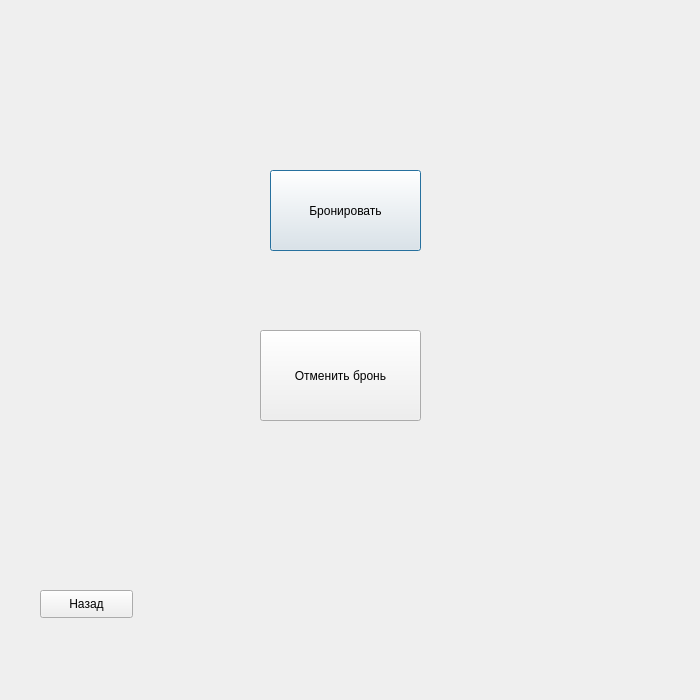
<?xml version="1.0" encoding="UTF-8"?>
<ui version="4.0">
 <class>booking</class>
 <widget class="QDialog" name="booking">
  <property name="geometry">
   <rect>
    <x>0</x>
    <y>0</y>
    <width>700</width>
    <height>700</height>
   </rect>
  </property>
  <property name="windowTitle">
   <string>Dialog</string>
  </property>
  <widget class="QPushButton" name="bookr">
   <property name="geometry">
    <rect>
     <x>270</x>
     <y>170</y>
     <width>151</width>
     <height>81</height>
    </rect>
   </property>
   <property name="text">
    <string>Бронировать</string>
   </property>
  </widget>
  <widget class="QPushButton" name="cancel_b">
   <property name="geometry">
    <rect>
     <x>260</x>
     <y>330</y>
     <width>161</width>
     <height>91</height>
    </rect>
   </property>
   <property name="text">
    <string>Отменить бронь</string>
   </property>
  </widget>
  <widget class="QPushButton" name="back_5">
   <property name="geometry">
    <rect>
     <x>40</x>
     <y>590</y>
     <width>93</width>
     <height>28</height>
    </rect>
   </property>
   <property name="text">
    <string>Назад</string>
   </property>
  </widget>
 </widget>
 <resources/>
 <connections/>
</ui>
